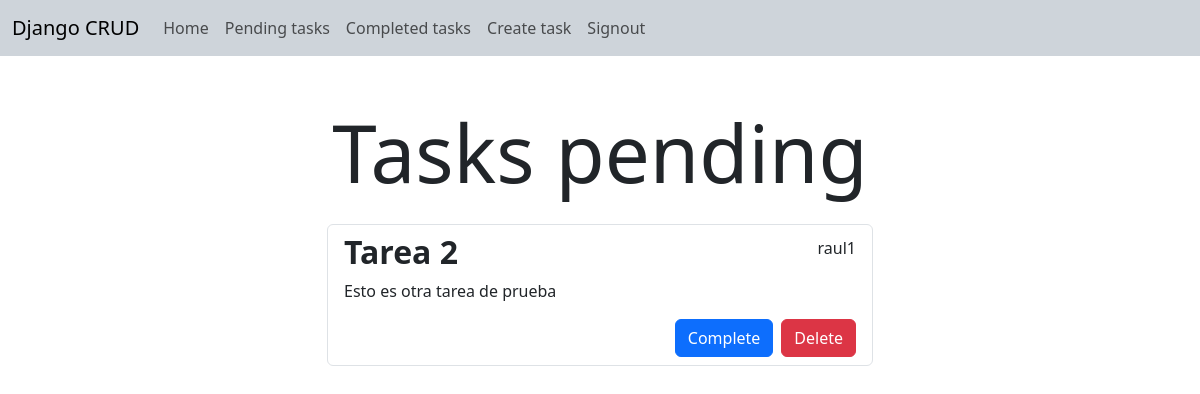
The page /tasks/ (signed in) on the database its author committed.
### tasks/models.py (models this page shows, shortened)
class Tasks(models.Model):
    title = models.CharField(max_length=100)
    description = models.TextField(blank=True)
    created = models.DateTimeField(auto_now_add=True)
    datecompleted = models.DateTimeField(null=True)
    important = models.BooleanField(default=False)
    user = models.ForeignKey(User, on_delete=models.CASCADE)

### tasks/views.py (the view)
# urls.py: path('', include('tasks.urls'))
@login_required
def tasks(request):
    tasks = Tasks.objects.filter(
        user=request.user,
        datecompleted__isnull=True
    )
    return render(request, TASKS_VIEW_NAME, {
        'tasks': tasks
    })

### tasks/templates/tasks.html (shortened to what this page needs)
{% extends 'base.html' %}
{% block content %}
<main class="container py-5">
    <div class="row">
        <h1 class="display-1 text-center mb-4">Tasks pending</h1>
        <div class="col-md-6 offset-md-3">
            <ul class="list-group">
                {% for task in tasks %}
                <a class="list-group-item" href="{% url 'task_detail' task.id %}">
                    <div>
                        <header class="d-flex justify-content-between align-items-center">
                            {% if task.important %}
                            <h2 class="fw-bold text-success">{{task.title}}</h2>
                            {% else %}
                            <h2 class="fw-bold">{{task.title}}</h2>
                            {% endif %}
                            <p>{{task.user.username}}</p>
                        </header>
                        <p>{{task.description}}</p>
                    </div>
                    <div class="d-flex justify-content-end">
                        <form action="{% url 'complete_task' task.id %}" method="post">
                            <button class="btn btn-primary mx-2">Complete</button>
                        </form>
                        <form action="{% url 'delete_task' task.id %}" method="post">
                            <button class="btn btn-danger">Delete</button>
                        </form>
                    </div>
                </a>
                {% endfor %}
            </ul>
        </div>
    </div>
</main>
{% endblock %}

### rows shown on the page
Tasks: title "Tarea 2", user.username "raul1", description "Esto es otra tarea de prueba"
